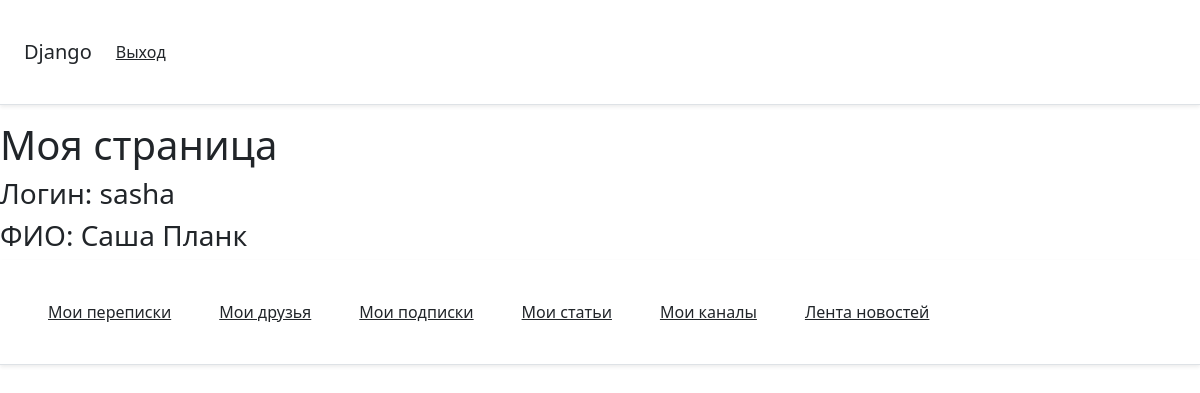
/1/, run on the app's committed database.
### main/models.py (models this page shows)
class StandartUser(models.Model):
    password = models.CharField(max_length=256)
    username = models.CharField('username', max_length=150)
    last_name = models.CharField(max_length=150)
    date_joined  = models.DateTimeField(auto_now=True)
    first_name = models.CharField(max_length=150)

### main/views.py (the view)
# urls.py: path('<int:id>/', views.userpage, name='userpage'),
def userpage(request, id):
    user = get_object_or_404(StandartUser, id=id)
    return render(request, 'user/userpage.html', {'user': user})

### main/templates/user/userpage.html (shortened to what this page needs)
{% extends 'user/base.html' %}
{% block body %}
<h1>Моя страница</h1>
<h3>Логин: {{ user.username }}</h3>
<h3 style="text-transform:capitalize">ФИО: {{ user.first_name }} {{ user.last_name }}</h3>
<div class="d-flex flex-column flex-md-row align-items-center p-3 px-md-4 mb-3 bg-white border-bottom shadow-sm">
    <a class="p-4 text-dark" href="mychats">Мои переписки</a>
    <a class="p-4 text-dark" href="myfriends">Мои друзья</a>
    <a class="p-4 text-dark" href="mysubscribes">Мои подписки</a>
    <a class="p-4 text-dark" href="myarticles">Мои статьи</a>
    <a class="p-4 text-dark" href="mychannels">Мои каналы</a>
    <a class="p-4 text-dark" href="news">Лента новостей</a>
</div>
{% endblock %}

### data on the page
StandartUser: username "sasha", first_name "Саша", last_name "Планк"
